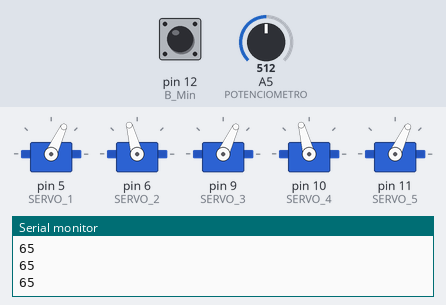
A sketch run on a simulated Arduino Uno, built with avr-gcc and run on an emulated ATmega328P. Shown: 5 × servo, the last lines printed to the serial monitor. The inputs (shaded band) are chosen by the test bench; at power-on: A5 (POTENCIOMETRO) = 512, pin 12 (B_Min) HIGH.

Above: at 1.8 s.
1.9 s: A5 (POTENCIOMETRO) set to 716
At 2.4 s:
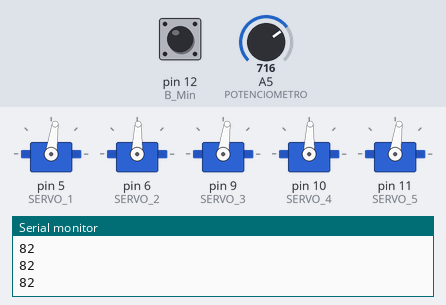
3.4 s: A5 (POTENCIOMETRO) set to 992
At 4.6 s:
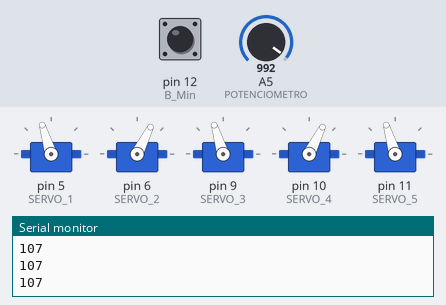
4.9 s: A5 (POTENCIOMETRO) set to 306
At 5.6 s:
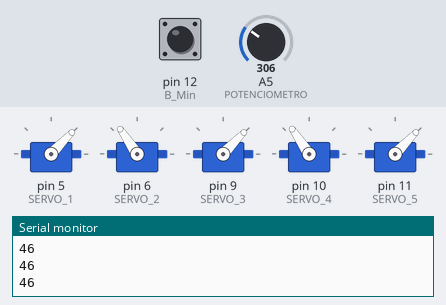
6.4 s: A5 (POTENCIOMETRO) set to 30
At 6.8 s:
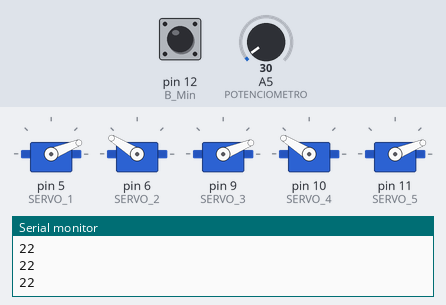
Timing chart, 0 to 8.9 s (numbered marks = the images above; inputs shaded):
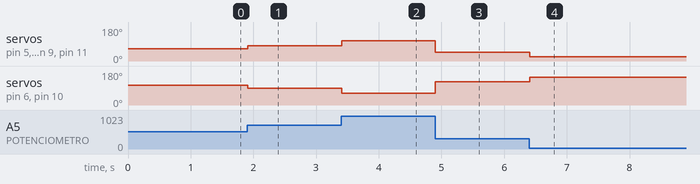

Measured:
- after the input at 1.9 s, servo on pin 5 (SERVO_1), servo on pin 9 (SERVO_3), servo on pin 11 (SERVO_5): 65° → 82° at once; servo on pin 6 (SERVO_2), servo on pin 10 (SERVO_4): 105° → 88° at once
- after the input at 3.4 s, servo on pin 5 (SERVO_1), servo on pin 9 (SERVO_3), servo on pin 11 (SERVO_5): 82° → 107° at once; servo on pin 6 (SERVO_2), servo on pin 10 (SERVO_4): 88° → 63° at once
- after the input at 4.9 s, servo on pin 5 (SERVO_1), servo on pin 9 (SERVO_3), servo on pin 11 (SERVO_5): 107° → 46° at once; servo on pin 6 (SERVO_2), servo on pin 10 (SERVO_4): 63° → 124° at once
- after the input at 6.4 s, servo on pin 5 (SERVO_1), servo on pin 9 (SERVO_3), servo on pin 11 (SERVO_5): 46° → 22° at once; servo on pin 6 (SERVO_2), servo on pin 10 (SERVO_4): 124° → 148° at once

The sketch:

Dev_Programa_Final_TCC_02.ino
```cpp
#include <Servo.h>
#define B_Max 13
#define B_Min 12

// Declaração dos Flex
const int FLEX_1 = A0; // Pin connected to voltage divider output
const int FLEX_2 = A1; // Pin connected to voltage divider output
const int FLEX_3 = A2; // Pin connected to voltage divider output
const int FLEX_4 = A3; // Pin connected to voltage divider output
const int FLEX_5 = A4; // Pin connected to voltage divider output
const int POTENCIOMETRO = A5; // Pin connected to voltage divider output

// Declaração dos Servos
Servo SERVO_1;
Servo SERVO_2;
Servo SERVO_3;
Servo SERVO_4;
Servo SERVO_5;

// Variáveis dos Servos
const int numServos = 5;
const int Clearance = 80;
const int ClearanceMin[numServos] = {130, 50, 130, 50, 170};
const int ClearanceMax[numServos] = {0, 0, 0, 0, 0};

// Variáveis dos Flex
const float VCC = 5.16; // Measured voltage of Ardunio 5V line
const int numSensors = 5; // Número total de sensores

// Flex_1
const float R_DIV_1 = 45600.0; // Measured resistance of 47k resistor
const float STRAIGHT_RESISTANCE_1 = 8480.0; // resistência com a mão aberta
const float BEND_RESISTANCE_1 = 18300.0; // resistência com a mão fechada

// Flex_2
const float R_DIV_2 = 45200.0; // Measured resistance of 47k resistor
const float STRAIGHT_RESISTANCE_2 = 10230.0; // resistência com a mão aberta
const float BEND_RESISTANCE_2 = 29000.0; // resistência com a mão fechada

// Flex_3
const float R_DIV_3 = 45900.0; // Measured resistance of 47k resistor
const float STRAIGHT_RESISTANCE_3 = 12020.0; // resistência com a mão aberta
const float BEND_RESISTANCE_3 = 28000.0; // resistência com a mão fechada

// Flex_4
const float R_DIV_4 = 46100.0; // Measured resistance of 47k resistor
const float STRAIGHT_RESISTANCE_4 = 10570.0; // resistência com a mão aberta
const float BEND_RESISTANCE_4 = 28000.0; // resistência com a mão fechada

// Flex_5
const float R_DIV_5 = 46700.0; // Measured resistance of 47k resistor
const float STRAIGHT_RESISTANCE_5 = 8570.0; // resistência com a mão aberta
const float BEND_RESISTANCE_5 = 15500.0; // resistência com a mão fechada

// Declaração das Variáveis
String ValString;
String ValString_Res;
String ValString_Ang;
String selec = "A";
int flag_min = 0;
int flag_max = 0;
int aux_eureka = 0;
int sensorIndex;
int servoIndex;
int botoes = 0;
int setPoint[numServos] = {ClearanceMin[0], ClearanceMin[1], ClearanceMin[2], ClearanceMin[3], ClearanceMin[4]};
int setPoint_ant[numServos] = {0, 0, 0, 0,0};
int input[numServos];
int cmd[5];
int erro[numServos];
int maiorErro;
int angle[numSensors];
int flexR[numSensors];
int FLEX_PIN[numSensors] = {FLEX_1, FLEX_2, FLEX_3, FLEX_4, FLEX_5};
float R_DIV[numSensors] = {R_DIV_1, R_DIV_2, R_DIV_3, R_DIV_4, R_DIV_5};
float STRAIGHT_RESISTANCE[numSensors] = {STRAIGHT_RESISTANCE_1, STRAIGHT_RESISTANCE_2, STRAIGHT_RESISTANCE_3, STRAIGHT_RESISTANCE_4, STRAIGHT_RESISTANCE_5};
float BEND_RESISTANCE[numSensors] = {BEND_RESISTANCE_1, BEND_RESISTANCE_2, BEND_RESISTANCE_3, BEND_RESISTANCE_4, BEND_RESISTANCE_5};
int MaxBend[numSensors]; // = {ClearanceMax[0], ClearanceMax[1], ClearanceMax[2], ClearanceMax[3], ClearanceMax[4]};
int MedBend[numSensors];
int MinBend[numSensors]; // = {ClearanceMin[0], ClearanceMin[1], ClearanceMin[2], ClearanceMin[3], ClearanceMin[4]};


void setup() {
  Serial.begin(9600);
  pinMode(FLEX_1, INPUT);
  pinMode(FLEX_2, INPUT);
  pinMode(FLEX_3, INPUT);
  pinMode(FLEX_4, INPUT);
  pinMode(FLEX_5, INPUT);
  pinMode(POTENCIOMETRO, INPUT);
  pinMode(B_Min, INPUT_PULLUP);
  pinMode(B_Max, INPUT_PULLUP);
  SERVO_1.attach(5);
  SERVO_2.attach(6);
  SERVO_3.attach(9);
  SERVO_4.attach(10);
  SERVO_5.attach(11);
}

void Reset(){
    SERVO_1.write(ClearanceMax[0]);
    // delay(500);
    SERVO_2.write(ClearanceMax[1]);
    // delay(500);
    SERVO_3.write(ClearanceMax[2]);
    // delay(500);
    SERVO_4.write(ClearanceMax[3]);
    // delay(500);
    SERVO_5.write(ClearanceMax[4]);
    // delay(500);
}

void ValorFlex() {
  ValString_Res = "";
  ValString_Ang = "";

  for (sensorIndex = 0; sensorIndex < numSensors; sensorIndex++) {
    // Leitura do sensor
    int flexADC = analogRead(FLEX_PIN[sensorIndex]);
    float flexV = flexADC * VCC / 1023.0;
    flexR[sensorIndex] = R_DIV[sensorIndex] * (VCC / flexV - 1.0);
    angle[sensorIndex] = map(flexR[sensorIndex], STRAIGHT_RESISTANCE[sensorIndex], BEND_RESISTANCE[sensorIndex], 0, 180);
  }
  // Imprime os valores na porta serial
  for (sensorIndex = 0; sensorIndex < numSensors; sensorIndex++) {
    ValString_Res.concat(flexR[sensorIndex]);
    ValString_Res.concat(" ; ");
    ValString_Ang.concat(angle[sensorIndex]);
    ValString_Ang.concat(" ; ");
  }
  // Aguarde um breve momento para evitar sobrecarga da porta serial
  Serial.println("Resistance; " + ValString_Res + " ohms");
  Serial.println("Bend; " + ValString_Ang + " graus");
  // Serial.println();
  delay(500);
}

void loop() {
  int aux_selec = 1;
  if (aux_selec == 0){
    Reset();
  }
  else if (aux_selec == 1){
    Calibrar();
  }
  else if (aux_selec == 2){
    // Debug();
  }
  else if (aux_selec == 3){
    ValorFlex();
  }
  else if (aux_selec == 4){
    Eureka();
  }

}

void Calibrar() {
  // Mede Potenciometro
  int Pot_Calib = analogRead(POTENCIOMETRO);
  int pot_angle = map(Pot_Calib, 0, 1023, 20, 110);
  Serial.println(pot_angle);

  // Acionamento dos motores
  SERVO_1.write(pot_angle);
  SERVO_2.write(180-pot_angle-10);
  SERVO_3.write(pot_angle);
  SERVO_4.write(180-pot_angle-10);
  SERVO_5.write(pot_angle);
  delay(15);
  if (digitalRead(B_Min) == 0 && digitalRead(B_Max) == 0){
    botoes = 0;
    }
  if (botoes == 0){
      // Define Mínimo do paciente
      if (digitalRead(B_Min) == 1){
        ValorFlex();
        for (sensorIndex = 0; sensorIndex < numSensors; sensorIndex++) {
          MinBend[sensorIndex] = angle[sensorIndex];
          Serial.print("MinBend:" + String(MinBend[sensorIndex]) + " ; ");
        }
        flag_min = 1;
        botoes=1;
        Serial.println();
        delay(500);
      }
      // Define Máximo do paciente
      else if (digitalRead(B_Max) == 1){
        ValorFlex();
        for (sensorIndex = 0; sensorIndex < numSensors; sensorIndex++) {
          MaxBend[sensorIndex] = angle[sensorIndex];
          Serial.print("MaxBend: " + String(MaxBend[sensorIndex]) + " ; ");
        }
        flag_max = 1;
        botoes=1;
        Serial.println();
        delay(500);
        }
      // Define ponto Médio do paciente
      else if (flag_max == 1 && flag_min == 1) {
        for (sensorIndex = 0; sensorIndex < numSensors; sensorIndex++) {
          MedBend[sensorIndex] = (MinBend[sensorIndex] + MaxBend[sensorIndex]) / 2;
          Serial.print("MedBend: " + String(MedBend[sensorIndex]) + " ; ");
        }
        flag_max = 0;
        flag_min = 0;
        botoes=1;
        Serial.println();
        delay(500);
        }
    }
}

void Eureka(){
  // Define a variável de comando
  Serial.println();
  Serial.print("Eureka: ");
  Serial.println(aux_eureka);
  switch (aux_eureka) {
    case 0:
      // Reset();
      for (int i = 0; i < 5; i++) {
          cmd[i] = 0; // Completamente fechado
      } break;
    case 1:
      for (int i = 0; i < 5; i++) {
          cmd[i] = 2; // Completamente aberto
      } break;
    case 2:
      for (int i = 0; i < 5; i++) {
          cmd[i] = 1; // Completamente no ponto médio
      } break;
    default:
      aux_eureka = -1;
      break;
  }
  for (servoIndex = 0; servoIndex < numServos; servoIndex++) {
    switch (cmd[servoIndex]) { // Mapeia a variável de comando para o input de cada motor
      case 0: // Fechar
        input[servoIndex] = ClearanceMin[servoIndex];
        // Serial.print(" - input_min: ");
        break;
      case 1: // Ponto Médio
        input[servoIndex] = (ClearanceMin[servoIndex] + ClearanceMax[servoIndex]) / 2;
        // Serial.print(" - input_med: ");
        break;
      case 2: // Abrir
        input[servoIndex] = ClearanceMax[servoIndex];
        // Serial.print(" - input_max: ");
        break;
    }


    erro[servoIndex] = input[servoIndex] - setPoint_ant[servoIndex]; // Calcula erro
    if (abs(erro[servoIndex]) > abs(maiorErro)) {
      maiorErro = erro[servoIndex]; // Calcula Maior Erro
    }
    setPoint[servoIndex] = setPoint_ant[servoIndex] + erro[servoIndex]; // Ajusta setPoint conforme o input e o erro
    // Limita o setPoint pela Clearance de cada motor
    if ((servoIndex + 1) % 2 == 1) { // Se servoIndex + 1 for ímpar
      if (setPoint[servoIndex] <= ClearanceMax[servoIndex]) {
        setPoint[servoIndex] = ClearanceMax[servoIndex];
      }
    } else { // Se servoIndex for par
      if (setPoint[servoIndex] >= ClearanceMax[servoIndex]) {
        setPoint[servoIndex] = ClearanceMax[servoIndex];
      }
    }
    Serial.print(servoIndex);
    Serial.print(" - input: ");
    Serial.print(input[servoIndex]);
    Serial.print(" - setPoint_ant: ");
    Serial.print(setPoint_ant[servoIndex]);
    Serial.print(" - erro: ");
    Serial.print(erro[servoIndex]);
    Serial.print(" - setPoint: ");
    Serial.println(setPoint[servoIndex]);
  }
  // Serial.println();
  // Aciona os motores
  for (int servoAngle = 0; servoAngle <= abs(maiorErro); servoAngle++) {
    for (int servoIndex = 0; servoIndex < numServos; servoIndex++) {
      if (erro[servoIndex] >= 0) {
        setPoint_ant[servoIndex] += servoAngle;
      } else {
        setPoint_ant[servoIndex] -= servoAngle;
      }
      // Atualiza setPoint_ant após o cálculo com a Clearance Mínima de cada motor
      setPoint_ant[servoIndex] += ClearanceMin[servoIndex];
      if (setPoint_ant[servoIndex] >= setPoint[servoIndex]) {
          setPoint_ant[servoIndex] = setPoint[servoIndex];
      }
    }
    Serial.println(setPoint_ant[3]);
    SERVO_1.write(setPoint_ant[0]);
    SERVO_2.write(setPoint_ant[1]);
    SERVO_3.write(setPoint_ant[2]);
    SERVO_4.write(setPoint_ant[3]);
    SERVO_5.write(setPoint_ant[4]);
    delay(30);
  }
  aux_eureka++;
  delay(3000);
}

// void Debug(){
//   int aux_debug = 1;
//   int cmd[5];
//   // Define a variável de comando
//   if (aux_debug == 0){
//     int cmd[5] = {0, 0, 0, 0, 0}; // Completamente aberto
//   }
//   if (aux_debug == 1){
//     int cmd[5] = {2, 2, 2, 2, 2}; // Completamente fechado
//   }
//   if (aux_debug == 2){
//     int cmd[5] = {1, 1, 1, 1, 1}; // Completamente no ponto médio
//   }
//   if (aux_debug == 3){
//     int cmd[5] = {2, 1, 0, 0, 2}; // Sinal de OK com as mãos
//   }

//   // Mapeia a variável de comando para o input de cada motor
//   for (servoIndex = 0; servoIndex < numServos; servoIndex++) {
//     if (cmd[servoIndex] == 0) {
//       input[servoIndex] = MinBend[servoIndex];
//     }
//     else if (cmd[servoIndex] == 1) {
//       input[servoIndex] = MedBend[servoIndex];
//     }
//     else if (cmd[servoIndex] == 2) {
//       input[servoIndex] = MaxBend[servoIndex];
//     }
//   }
//   // Calcula a resistência de cada Flex Sensor e estima a flexão em graus
//   ValorFlex();
//   // Calcula o erro de posição
//   for (servoIndex = 0; servoIndex < numServos; servoIndex++) {
//     erro[servoIndex] = input[servoIndex] - angle[servoIndex];
//   }
//   // Ajusta a escala do erro para se adequar a escala dos motores
//   for (servoIndex = 0; servoIndex < numServos; servoIndex++) {
//     erro[servoIndex] = map(erro[servoIndex], MinBend[servoIndex], MaxBend[servoIndex], ClearanceMin[servoIndex], ClearanceMax[servoIndex]);
//   }
//   // Ajusta setPoint conforme o erro
//   for (servoIndex = 0; servoIndex < numServos; servoIndex++) {
//     setPoint[servoIndex] = setPoint[servoIndex] + erro[servoIndex];
//   }
//     // Ajusta setPoint conforme a clearance de cada motor
//   for (servoIndex = 0; servoIndex < numServos; servoIndex++) {
//     if (setPoint[servoIndex] >= ClearanceMax[servoIndex]){
//       setPoint[servoIndex] = ClearanceMax[servoIndex];
//     }
//     else if (setPoint[servoIndex] <= ClearanceMin[servoIndex]){
//       setPoint[servoIndex] = ClearanceMin[servoIndex];
//     }
//   }
//   // Define Maior Erro
//   int maiorErro = erro[0];
//   for (int i = 1; i < 5; i++) {
//     if (abs(erro[i]) > abs(maiorErro)) {
//       maiorErro = erro[i];
//     }
//   }
//   // Aciona o motor
//   if (maiorErro <= 0) {
//     // Abrir a mão
//     for (int servoAngle = Clearance; servoAngle >= 0; servoAngle--) {
//       int servoAngle_2 = map(servoAngle, 0, Clearance, 180, (180 - Clearance));
//       // Servo 1
//       if (servoAngle >= setPoint_ant[0]){
//         SERVO_1.write(setPoint_ant[0]);
//       } else if (servoAngle <= ClearanceMax[0]) {
//         SERVO_1.write(ClearanceMax[0]);
//       } else {
//         SERVO_1.write(servoAngle);
//       }
//       // Servo 2
//       if (servoAngle >= setPoint_ant[1]){
//         SERVO_2.write(setPoint_ant[1]);
//       } else if (servoAngle <= ClearanceMax[1]) {
//         SERVO_2.write(ClearanceMax[1]);
//       } else {
//         SERVO_2.write(servoAngle);
//       }
//       // Servo 3
//       if (servoAngle >= setPoint_ant[2]){
//         SERVO_3.write(setPoint_ant[2]);
//       } else if (servoAngle <= ClearanceMax[2]) {
//         SERVO_3.write(ClearanceMax[2]);
//       } else {
//         SERVO_3.write(servoAngle);
//       }
//       // Servo 4
//       if (servoAngle >= setPoint_ant[3]){
//         SERVO_4.write(setPoint_ant[3]);
//       } else if (servoAngle <= ClearanceMax[3]) {
//         SERVO_4.write(ClearanceMax[3]);
//       } else {
//         SERVO_4.write(servoAngle);
//       }
//       // Servo 5
//       if (servoAngle >= setPoint_ant[4]){
//         SERVO_5.write(setPoint_ant[4]);
//       } else if (servoAngle <= ClearanceMax[4]) {
//         SERVO_5.write(ClearanceMax[4]);
//       } else {
//         SERVO_5.write(servoAngle);
//       }
//       delay(15);
//     }
//   }
//   else if (maiorErro > 0) {
//     // Fechar a mão
//     for (int servoAngle = 0; servoAngle >= Clearance; servoAngle++) {
//       int servoAngle_2 = map(servoAngle, Clearance, 0, (180 - Clearance), 180);
//       // Servo 1
//         if (servoAngle <= setPoint_ant[0]){
//           SERVO_1.write(setPoint_ant[0]);
//         } else if (servoAngle >= ClearanceMax[0]) {
//           SERVO_1.write(ClearanceMax[0]);
//         } else {
//           SERVO_1.write(servoAngle);
//         }
//         // Servo 2
//         if (servoAngle <= setPoint_ant[1]){
//           SERVO_2.write(setPoint_ant[1]);
//         } else if (servoAngle >= ClearanceMax[1]) {
//           SERVO_2.write(ClearanceMax[1]);
//         } else {
//           SERVO_2.write(servoAngle);
//         }
//         // Servo 3
//         if (servoAngle <= setPoint_ant[2]){
//           SERVO_3.write(setPoint_ant[2]);
//         } else if (servoAngle >= ClearanceMax[2]) {
//           SERVO_3.write(ClearanceMax[2]);
//         } else {
//           SERVO_3.write(servoAngle);
//         }
//         // Servo 4
//         if (servoAngle <= setPoint_ant[3]){
//           SERVO_4.write(setPoint_ant[3]);
//         } else if (servoAngle >= ClearanceMax[3]) {
//           SERVO_4.write(ClearanceMax[3]);
//         } else {
//           SERVO_4.write(servoAngle);
//         }
//         // Servo 5
//         if (servoAngle <= setPoint_ant[4]){
//           SERVO_5.write(setPoint_ant[4]);
//         } else if (servoAngle >= ClearanceMax[4]) {
//           SERVO_5.write(ClearanceMax[4]);
//         } else {
//           SERVO_5.write(servoAngle);
//         }
//         delay(15);
//     }
//   }
//   for (servoIndex = 0; servoIndex < numServos; servoIndex++) {
//     setPoint_ant[numServos] = setPoint[servoIndex];
//   }
// }
```
